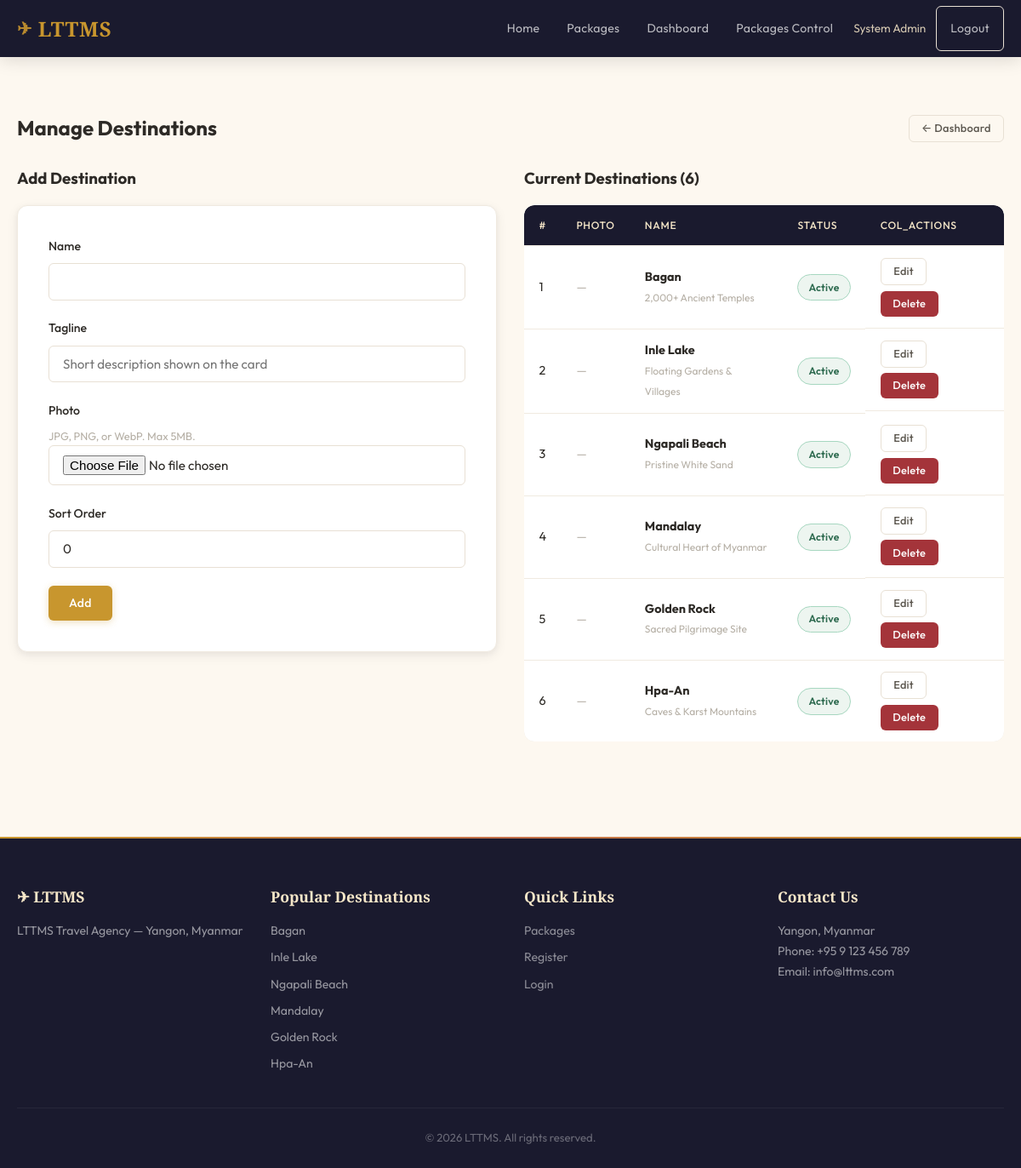
The page /admin/destinations.php (signed in) on the database its author committed.
### tables this page shows
CREATE TABLE users (
    id INT AUTO_INCREMENT PRIMARY KEY,
    username VARCHAR(50) NOT NULL UNIQUE,
    email VARCHAR(100) NOT NULL UNIQUE,
    password VARCHAR(255) NOT NULL,
    full_name VARCHAR(100) NOT NULL,
    phone VARCHAR(20),
    kbz_phone VARCHAR(20),
    kbz_name VARCHAR(100),
    nrc_number VARCHAR(50),
    nrc_front_photo VARCHAR(255),
    nrc_back_photo VARCHAR(255),
    role ENUM('customer', 'agent', 'admin') NOT NULL DEFAULT 'customer',
    agent_location VARCHAR(100) DEFAULT NULL,
    status ENUM('pending', 'approved', 'suspended') NOT NULL DEFAULT 'pending',
    created_at TIMESTAMP DEFAULT CURRENT_TIMESTAMP,
    updated_at TIMESTAMP DEFAULT CURRENT_TIMESTAMP ON UPDATE CURRENT_TIMESTAMP
);

CREATE TABLE destinations (
    id INT AUTO_INCREMENT PRIMARY KEY,
    name VARCHAR(100) NOT NULL,
    tagline VARCHAR(200),
    image VARCHAR(255) DEFAULT NULL,
    sort_order INT NOT NULL DEFAULT 0,
    is_active TINYINT(1) NOT NULL DEFAULT 1,
    created_at TIMESTAMP DEFAULT CURRENT_TIMESTAMP
);

### includes/lang.php (called while the page is built, shortened)
<?php
$translations = require __DIR__ . '/../lang/en.php';
function t(string $key, string $default = ''): string {
    global $translations;
    return $translations[$key] ?? ($default ?: $key);
}
function tStatus(string $status): string {
    $map = [
        'pending' => 'status_pending',
        'confirmed' => 'status_confirmed',
        'cancelled' => 'status_cancelled',
        'approved' => 'status_approved',
        'suspended' => 'status_suspended',
        'active' => 'status_active',
        'inactive' => 'status_inactive',
    ];
    return t($map[$status] ?? '', ucfirst($status));
}

### includes/auth.php (called while the page is built, shortened)
<?php
require_once __DIR__ . '/lang.php';
function getCurrentUser(): ?array {
    $pdo = getDBConnection();
    $stmt = $pdo->prepare("SELECT id, username, email, full_name, phone, role, status FROM users WHERE id = ?");
    $stmt->execute([$_SESSION['user_id']]);
    return $stmt->fetch() ?: null;
}

### includes/functions.php (called while the page is built, shortened)
<?php
function sanitize(string $input): string {
    return htmlspecialchars(trim($input), ENT_QUOTES, 'UTF-8');
}
function getActiveDestinations(): array {
    $pdo = getDBConnection();
    $stmt = $pdo->query("SELECT * FROM destinations WHERE is_active = 1 ORDER BY sort_order ASC, name ASC");
    return $stmt->fetchAll();
}

### admin/destinations.php (the view, shortened to what this page needs)
<?php
require_once __DIR__ . '/../includes/auth.php';
require_once __DIR__ . '/../includes/functions.php';
$pdo = getDBConnection();
$destinations = $pdo->query("SELECT * FROM destinations ORDER BY sort_order ASC, name ASC")->fetchAll();
$editDest = null;
require_once __DIR__ . '/../includes/header.php';
?>
<section class="section">
<div class="container">
    <div class="page-header">
        <h2><?= t('manage_destinations') ?></h2>
        <a href="<?= BASE_URL ?>/admin/dashboard.php" class="btn btn-outline btn-sm">&larr; <?= t('nav_dashboard') ?></a>
    </div>
    <div class="grid-2col">
        <div>
            <h3 class="mb-1"><?= $editDest ? t('edit_destination') : t('add_destination') ?></h3>
            <div class="card">
                <form method="POST" enctype="multipart/form-data">
                    <div class="form-group">
                        <label for="name"><?= t('dest_name') ?></label>
                        <input type="text" name="name" id="name" class="form-control" value="<?= sanitize($editDest['name'] ?? $_POST['name'] ?? '') ?>" required>
                    </div>
                    <div class="form-group">
                        <label for="tagline"><?= t('dest_tagline') ?></label>
                        <input type="text" name="tagline" id="tagline" class="form-control" value="<?= sanitize($editDest['tagline'] ?? $_POST['tagline'] ?? '') ?>" placeholder="<?= t('dest_tagline_hint') ?>">
                    </div>
                    <div class="form-group">
                        <label for="dest_image"><?= t('dest_photo') ?></label>
                        <?php if ($editDest && $editDest['image']): ?>
                            <div class="current-image-preview mb-1">
                                <img src="<?= BASE_URL ?>/uploads/destinations/<?= sanitize($editDest['image']) ?>" alt="<?= sanitize($editDest['name']) ?>" style="max-width:200px;max-height:120px;border-radius:8px;display:block;">
                            </div>
                            <small class="text-muted"><?= t('dest_image_change_hint') ?></small>
                        <?php else: ?>
                            <small class="text-muted"><?= t('dest_image_hint') ?></small>
                        <?php endif; ?>
                        <input type="file" name="image" id="dest_image" class="form-control" accept="image/jpeg,image/png,image/webp">
                    </div>
                    <div class="form-group">
                        <label for="sort_order"><?= t('dest_sort_order') ?></label>
                        <input type="number" name="sort_order" id="sort_order" class="form-control" value="<?= (int)($editDest['sort_order'] ?? $_POST['sort_order'] ?? 0) ?>" min="0">
                    </div>
                    <button type="submit" class="btn btn-primary"><?= $editDest ? t('btn_save') : t('btn_add') ?></button>
                </form>
            </div>
        </div>
        <div>
            <h3 class="mb-1"><?= t('current_destinations') ?> (<?= count($destinations) ?>)</h3>
            <?php if (empty($destinations)): ?>
                <div class="empty-state"><p><?= t('no_destinations') ?></p></div>
            <?php else: ?>
                <div class="table-responsive">
                <table class="table">
                    <thead>
                        <tr>
                            <th>#</th>
                            <th><?= t('dest_photo') ?></th>
                            <th><?= t('dest_name') ?></th>
                            <th><?= t('col_status') ?></th>
                            <th><?= t('col_actions') ?></th>
                        </tr>
                    </thead>
                    <tbody>
                    <?php foreach ($destinations as $d): ?>
                        <tr>
                            <td><?= $d['sort_order'] ?></td>
                            <td>
                                <?php if ($d['image']): ?>
                                    <img src="<?= BASE_URL ?>/uploads/destinations/<?= sanitize($d['image']) ?>" alt="<?= sanitize($d['name']) ?>" style="width:60px;height:40px;object-fit:cover;border-radius:4px;">
                                <?php else: ?>
                                    <span class="text-muted">—</span>
                                <?php endif; ?>
                            </td>
                            <td>
                                <strong><?= sanitize($d['name']) ?></strong>
                                <?php if ($d['tagline']): ?>
                                    <br><small class="text-muted"><?= sanitize($d['tagline']) ?></small>
                                <?php endif; ?>
                            </td>
                            <td>
                                <?php if ($d['is_active']): ?>
                                    <span class="status-badge status-active"><?= tStatus('active') ?></span>
                                <?php else: ?>
                                    <span class="status-badge status-inactive"><?= tStatus('inactive') ?></span>
                                <?php endif; ?>
                            </td>
                            <td class="actions-cell">
                                <a href="?edit=<?= $d['id'] ?>" class="btn btn-sm btn-outline"><?= t('btn_edit') ?></a>
                                <form method="POST" style="display:inline" onsubmit="return confirm('<?= t('confirm_delete_dest') ?>')">
                                    <button class="btn btn-sm btn-danger"><?= t('btn_delete') ?></button>
                                </form>
                            </td>
                        </tr>
                    <?php endforeach; ?>
                    </tbody>
                </table>
                </div>
            <?php endif; ?>
        </div>
    </div>
</div>
</section>
<?php require_once __DIR__ . '/../includes/footer.php'; ?>

### includes/header.php (shortened to what this page needs)
<?php
require_once __DIR__ . '/auth.php';
require_once __DIR__ . '/functions.php';
$currentUser = getCurrentUser();
?>
<!DOCTYPE html>
<html lang="en">
<head>
    <link rel="stylesheet" href="<?= BASE_URL ?>/assets/css/style.css">
</head>
<body>
<nav class="navbar">
    <div class="container nav-container">
        <a href="<?= BASE_URL ?>/" class="nav-brand">
            <span class="brand-icon">&#9992;</span> LTTMS
        </a>
        <ul class="nav-menu" id="navMenu">
            <li><a href="<?= BASE_URL ?>/"><?= t('nav_home') ?></a></li>
            <li><a href="<?= BASE_URL ?>/customer/packages.php"><?= t('nav_packages') ?></a></li>
            <?php if ($currentUser): ?>
                <?php if ($currentUser['role'] === 'customer'): ?>
                    <li><a href="<?= BASE_URL ?>/customer/my-bookings.php"><?= t('nav_my_bookings') ?></a></li>
                <?php elseif ($currentUser['role'] === 'agent'): ?>
                    <li><a href="<?= BASE_URL ?>/agent/dashboard.php"><?= t('nav_dashboard') ?></a></li>
                <?php elseif ($currentUser['role'] === 'admin'): ?>
                    <li><a href="<?= BASE_URL ?>/admin/dashboard.php"><?= t('nav_dashboard') ?></a></li>
                    <li><a href="<?= BASE_URL ?>/admin/packages.php"><?= t('nav_packages_control') ?></a></li>
                <?php endif; ?>
                <li class="nav-user">
                    <span class="user-greeting"><?= sanitize($currentUser['full_name']) ?></span>
                    <a href="<?= BASE_URL ?>/logout.php" class="btn btn-sm btn-outline"><?= t('nav_logout') ?></a>
                </li>
            <?php else: ?>
                <li><a href="<?= BASE_URL ?>/login.php" class="btn btn-sm btn-outline"><?= t('nav_login') ?></a></li>
                <li><a href="<?= BASE_URL ?>/register.php" class="btn btn-sm btn-primary"><?= t('nav_register') ?></a></li>
            <?php endif; ?>
        </ul>
    </div>
</nav>
<main>

### includes/footer.php (shortened to what this page needs)
</main>
<footer class="footer">
    <div class="container">
        <div class="footer-grid">
            <div class="footer-col">
                <h3>&#9992; LTTMS</h3>
                <p><?= t('footer_agency') ?> — <?= t('footer_address') ?></p>
            </div>
            <div class="footer-col">
                <h3><?= t('footer_destinations') ?></h3>
                <ul>
                    <?php foreach (getActiveDestinations() as $fd): ?>
                        <li><?= sanitize($fd['name']) ?></li>
                    <?php endforeach; ?>
                </ul>
            </div>
            <div class="footer-col">
                <h3><?= t('footer_quick_links') ?></h3>
                <ul>
                    <li><a href="<?= BASE_URL ?>/customer/packages.php"><?= t('nav_packages') ?></a></li>
                    <li><a href="<?= BASE_URL ?>/register.php"><?= t('nav_register') ?></a></li>
                    <li><a href="<?= BASE_URL ?>/login.php"><?= t('nav_login') ?></a></li>
                </ul>
            </div>
            <div class="footer-col">
                <h3><?= t('footer_contact') ?></h3>
                <p><?= t('footer_address') ?></p>
                <p>Phone: +95 9 123 456 789</p>
                <p>Email: info@lttms.com</p>
            </div>
        </div>
        <div class="footer-bottom">
            <p>&copy; <?= date('Y') ?> LTTMS. <?= t('footer_rights') ?></p>
        </div>
    </div>
</footer>
</body>
</html>

### rows shown on the page
users: full_name "System Admin"
destinations: sort_order "1", name "Bagan", tagline "2,000+ Ancient Temples"
destinations: sort_order "2", name "Inle Lake", tagline "Floating Gardens & Villages"
destinations: sort_order "3", name "Ngapali Beach", tagline "Pristine White Sand"
destinations: sort_order "4", name "Mandalay", tagline "Cultural Heart of Myanmar"
destinations: sort_order "5", name "Golden Rock", tagline "Sacred Pilgrimage Site"
destinations: sort_order "6", name "Hpa-An", tagline "Caves & Karst Mountains"

### other values the page prints
t('nav_home') "Home"
t('nav_packages') "Packages"
t('nav_dashboard') "Dashboard"
t('nav_packages_control') "Packages Control"
t('nav_logout') "Logout"
t('manage_destinations') "Manage Destinations"
t('add_destination') "Add Destination"
t('dest_name') "Name"
t('dest_tagline') "Tagline"
t('dest_photo') "Photo"
t('dest_image_hint') "JPG, PNG, or WebP. Max 5MB."
t('dest_sort_order') "Sort Order"
t('btn_add') "Add"
t('current_destinations') "Current Destinations"
count($destinations) "6"
